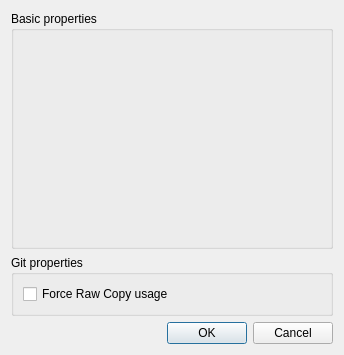
<?xml version="1.0" encoding="UTF-8"?>
<ui version="4.0">
 <class>EditGitFsBackupJobDialog</class>
 <widget class="QDialog" name="EditGitFsBackupJobDialog">
  <property name="geometry">
   <rect>
    <x>0</x>
    <y>0</y>
    <width>344</width>
    <height>355</height>
   </rect>
  </property>
  <property name="windowTitle">
   <string>Dialog</string>
  </property>
  <layout class="QVBoxLayout" name="verticalLayout">
   <item>
    <widget class="QGroupBox" name="basicBox">
     <property name="sizePolicy">
      <sizepolicy hsizetype="Preferred" vsizetype="Expanding">
       <horstretch>0</horstretch>
       <verstretch>0</verstretch>
      </sizepolicy>
     </property>
     <property name="title">
      <string>Basic properties</string>
     </property>
    </widget>
   </item>
   <item>
    <widget class="QGroupBox" name="rsnapshotBox">
     <property name="title">
      <string>Git properties</string>
     </property>
     <layout class="QVBoxLayout" name="verticalLayout_2">
      <item>
       <widget class="QCheckBox" name="rawCopyBox">
        <property name="text">
         <string>Force Raw Copy usage</string>
        </property>
       </widget>
      </item>
     </layout>
    </widget>
   </item>
   <item>
    <widget class="QDialogButtonBox" name="closeButtonBox">
     <property name="orientation">
      <enum>Qt::Horizontal</enum>
     </property>
     <property name="standardButtons">
      <set>QDialogButtonBox::Cancel|QDialogButtonBox::Ok</set>
     </property>
    </widget>
   </item>
  </layout>
 </widget>
 <resources/>
 <connections>
  <connection>
   <sender>closeButtonBox</sender>
   <signal>accepted()</signal>
   <receiver>EditGitFsBackupJobDialog</receiver>
   <slot>accept()</slot>
   <hints>
    <hint type="sourcelabel">
     <x>248</x>
     <y>254</y>
    </hint>
    <hint type="destinationlabel">
     <x>157</x>
     <y>274</y>
    </hint>
   </hints>
  </connection>
  <connection>
   <sender>closeButtonBox</sender>
   <signal>rejected()</signal>
   <receiver>EditGitFsBackupJobDialog</receiver>
   <slot>reject()</slot>
   <hints>
    <hint type="sourcelabel">
     <x>316</x>
     <y>260</y>
    </hint>
    <hint type="destinationlabel">
     <x>286</x>
     <y>274</y>
    </hint>
   </hints>
  </connection>
 </connections>
</ui>
